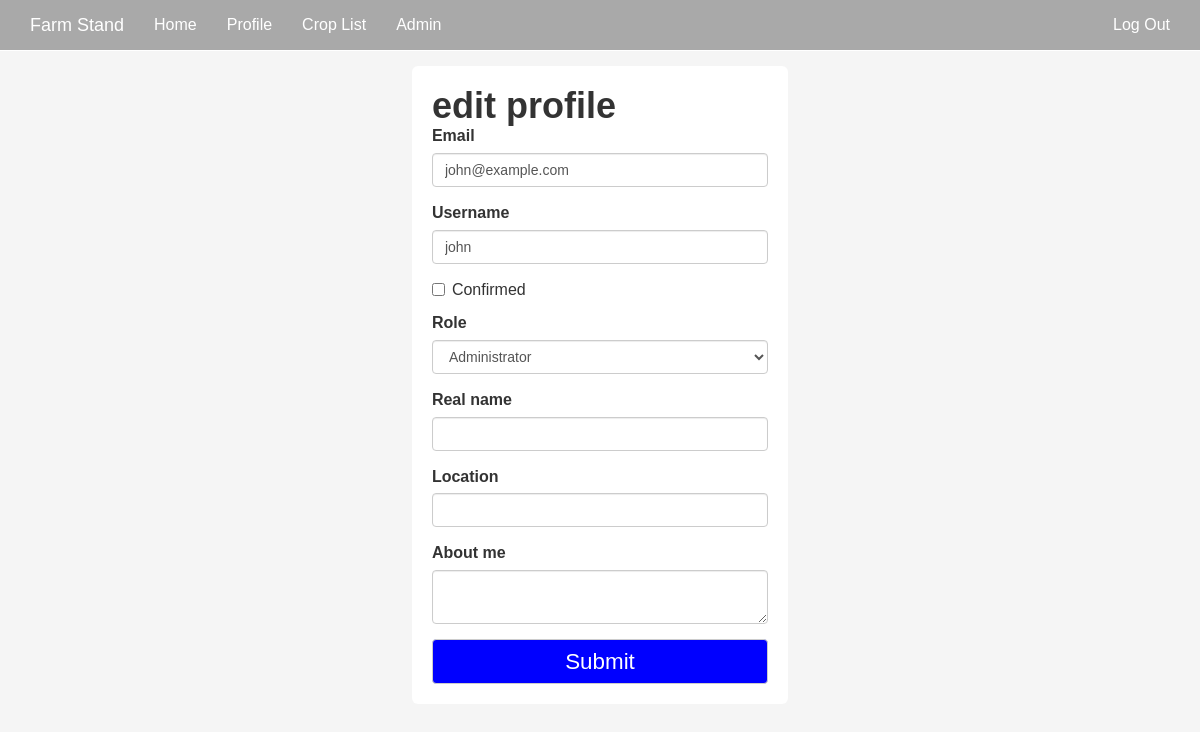
The page /edit-profile/1 (signed in) on the database as committed earlier.
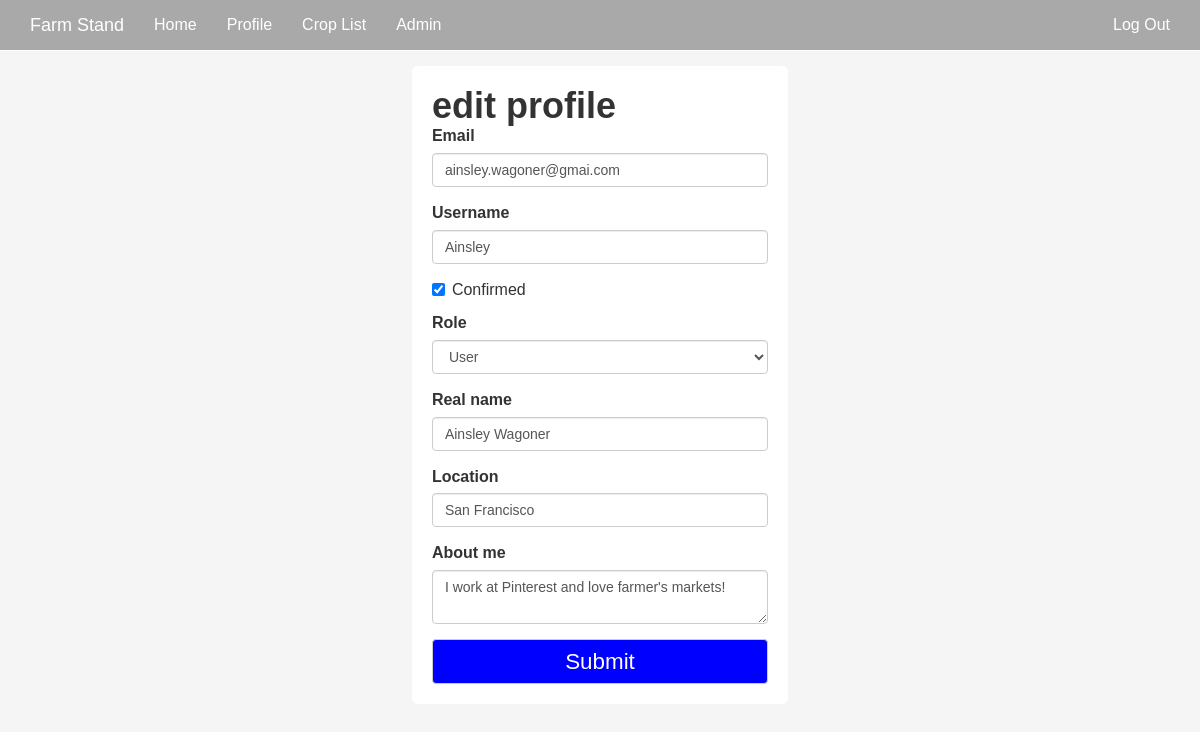
The same page on the database as committed later.
### app/models.py (models this page shows, shortened)
class User(UserMixin, db.Model):
    __tablename__ = 'users'
    id = db.Column(db.Integer, primary_key=True)
    email = db.Column(db.String(64), unique=True, index=True)
    phone = db.Column(db.String(64), unique=True, index=True)
    username = db.Column(db.String(64), unique=True, index=True)
    name = db.Column(db.String(64), index=True)
    about_me = db.Column(db.Text())
    location = db.Column(db.String(64))
    member_since = db.Column(db.DateTime(), default=datetime.utcnow)
    last_seen = db.Column(db.DateTime(), default=datetime.utcnow)
    role_id = db.Column(db.Integer, db.ForeignKey('roles.id'))
    password_hash = db.Column(db.String(128))
    confirmed = db.Column(db.Boolean, default=False)
    products = db.relationship('Product', backref='farmer', lazy='dynamic')
    def ping(self):
        self.last_seen = datetime.utcnow()
        db.session.add(self)
    def can(self, permissions):
        return self.role is not None and \
            (self.role.permissions & permissions) == permissions
    @property
    def password(self):
        raise AttributeError('password is not a readable attribute')

### app/main/views.py (the view, shortened to what this page needs)
@main.route('/edit-profile/<int:id>', methods=['GET', 'POST'])
@login_required
@admin_required
def edit_profile_admin(id):
    user = User.query.get_or_404(id)
    form = EditProfileAdminForm(user=user)
    form.email.data = user.email
    form.username.data = user.username
    form.confirmed.data = user.confirmed
    form.role.data = user.role_id
    form.name.data = user.name
    form.location.data = user.location
    form.about_me.data = user.about_me
    return render_template('edit_profile.html', form=form, user=user)

### app/main/forms.py (shortened to what this page needs)
class EditProfileAdminForm(Form):
    email = StringField('Email', validators=[Required(), Length(1, 64),
                                             Email()])
    username = StringField('Username', validators=[
        Required(), Length(1, 64), Regexp('^[A-Za-z][A-Za-z0-9_.]*$', 0,
                                          'Usernames must have only letters, '
                                          'numbers, dots or underscores')])
    confirmed = BooleanField('Confirmed')
    role = SelectField('Role', coerce=int)
    name = StringField('Real name', validators=[Length(0, 64)])
    location = StringField('Location', validators=[Length(0, 64)])
    about_me = TextAreaField('About me')
    submit = SubmitField('Submit')
    def __init__(self, user, *args, **kwargs):
        super(EditProfileAdminForm, self).__init__(*args, **kwargs)
        self.role.choices = [(role.id, role.name)
                             for role in Role.query.order_by(Role.name).all()]
        self.user = user

### app/main/__init__.py (called while the page is built)
@main.app_context_processor
def inject_permissions():
    return dict(Permission=Permission)

### app/models.py (called while the page is built)
@login_manager.user_loader
def load_user(user_id):
    return User.query.get(int(user_id))

### app/templates/edit_profile.html (shortened to what this page needs)
{% extends "base.html" %}
{% import "bootstrap/wtf.html" as wtf %}
{% block head %}
{{ super() }}
{% endblock %}
{% block content %}
<div class="edit-profile">
  <div class="container">
    <div class="box">
      <div class="edit-profile-box">
          <h1>edit profile</h1>
          {{ wtf.quick_form(form) }}
      </div>
    </div>
  </div>
</div>
{% endblock %}

Rows that differ between the two databases and show on the page:
changed User: email "john@example.com" → "ainsley.wagoner@gmai.com"; username "john" → "Ainsley"; confirmed "☐" → "☑"; role "Administrator" → "User"; name (not shown) → "Ainsley Wagoner"; location (not shown) → "San Francisco"; about_me (not shown) → "I work at Pinterest and love farmer's markets!"
